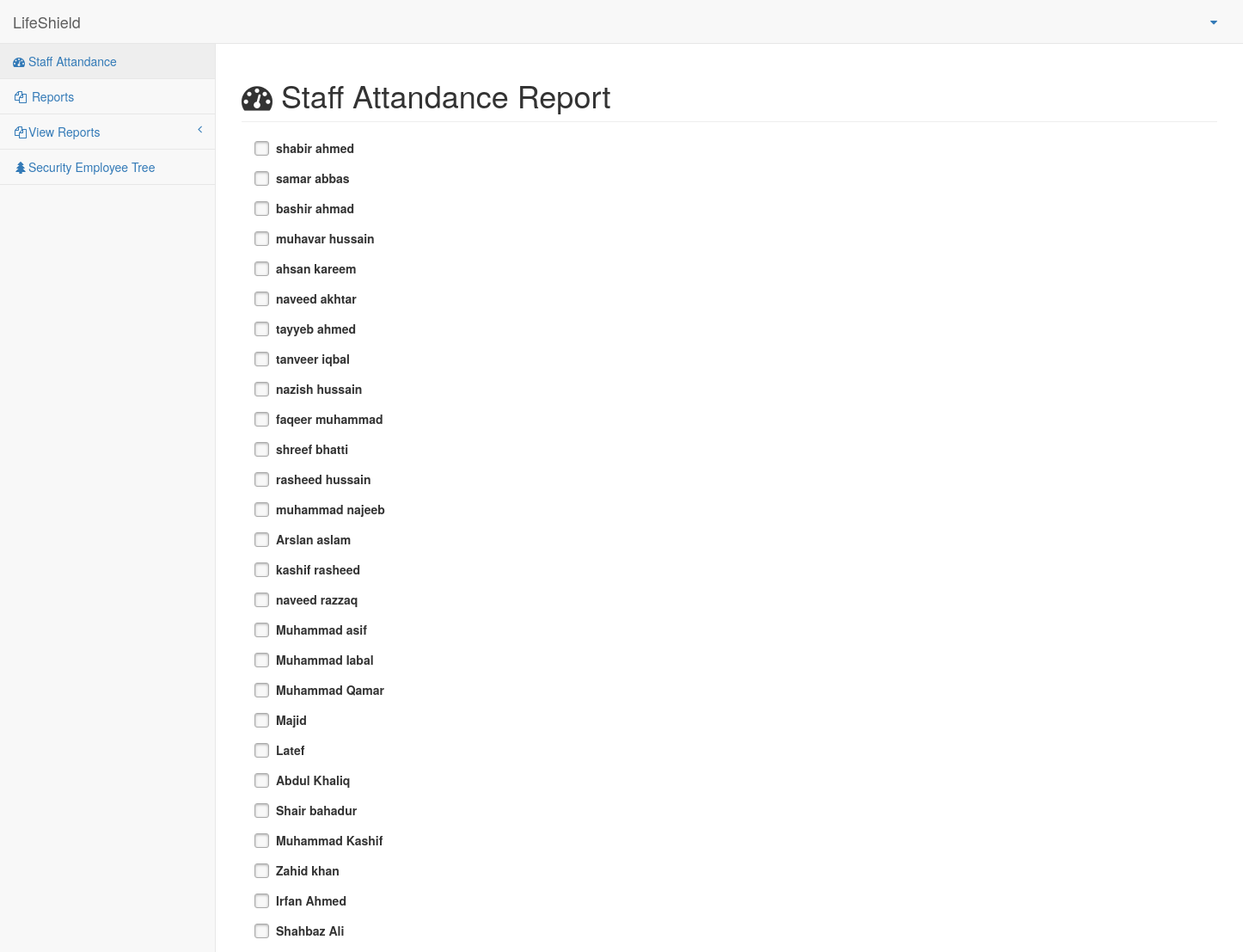
The app's page /home.php with its own data.
### tables this page shows
CREATE TABLE IF NOT EXISTS `tblemployee` (
  `emp_id` int(11) NOT NULL,
  `emp_name` varchar(32) NOT NULL,
  `depart_id` int(11) NOT NULL,
  `designation_id` int(11) NOT NULL,
  `emp_sector` varchar(32) NOT NULL,
  `emp_dob` date NOT NULL,
  `emp_phone` varchar(13) NOT NULL,
  `emp_address` varchar(255) NOT NULL,
  `emp_NIC` varchar(15) NOT NULL,
  `emp_Join_date` date DEFAULT NULL,
  `marital_status` varchar(32) NOT NULL,
  `children` int(11) NOT NULL,
  `emp_img_name` varchar(255) NOT NULL,
  `emp_officer` varchar(32) NOT NULL,
  `emp_created` datetime NOT NULL,
  `emp_modified` datetime NOT NULL
);

### home.php (the view, shortened to what this page needs)
<?php include_once('top.php');
include_once('config.php');
?>
<body>
    <div id="wrapper">
        <nav class="navbar navbar-default navbar-static-top" role="navigation" style="margin-bottom: 0">
        <?php include_once('header.php');?>
        <?php include_once('leftsidebar.php');?>
        </nav>
        <div id="page-wrapper">
            <div class="row">
                <div class="col-lg-12">
                    <h1 class="page-header"><i class="fa fa-dashboard"></i> Staff Attandance Report </h1>
                </div>
                <div class="container">
                   <div class="col-lg-12">
                        <form action="#">
                        <?php
                        	$SQL = "SELECT emp_id, emp_name FROM tblemployee ORDER BY emp_id DESC";
							$result = mysqli_query($conn, $SQL);
							while($row = mysqli_fetch_array($result)) {
						?>
                          <p>
                            <label for="<?php echo $row['emp_id'];?>"><?php echo $row['emp_name'];?></label>
                          </p>
                        <?php } ?>
                        </form>
                    </div>
            </div>
        </div>
    </div>
</body>
</html>

### css/style.css (style rules this page uses)
* { margin: 0; padding: 0; }

### top.php (style rules this page uses)
[type="checkbox"]:not(:checked) + label, [type="checkbox"]:checked + label { position: relative; padding-left: 25px; cursor: pointer; }
[type="checkbox"]:not(:checked) + label:before, [type="checkbox"]:checked + label:before { content: ''; position: absolute; left:0; top: 2px; width: 17px; height: 17px; border: 1px solid #aaa; background: #f8f8f8; border-radius: 3px; box-shadow: inset 0 1px 3px rgba(0,0,0,.3) }
[type="checkbox"]:not(:checked) + label:after, [type="checkbox"]:checked + label:after { content: '✔'; position: absolute; top: 3px; left: 4px; font-size: 18px; line-height: 0.8; color: #09ad7e; transition: all .2s; }
[type="checkbox"]:not(:checked) + label:after { opacity: 0; transform: scale(0); }

### home.php (style rules this page uses)
[type="checkbox"]:not(:checked) + label:after, [type="checkbox"]:checked + label:after { content: '✔'; position: absolute; top: 6px; left: 2px; font-size: 16px; line-height: 0.8; color: #09ad7e; transition: all .2s; }

### records on screen
tblemployee: emp_name "shabir ahmed"
tblemployee: emp_name "samar abbas"
tblemployee: emp_name "bashir ahmad"
tblemployee: emp_name "muhavar hussain"
tblemployee: emp_name "ahsan kareem"
tblemployee: emp_name "naveed akhtar"
tblemployee: emp_name "tayyeb ahmed"
tblemployee: emp_name "tanveer iqbal"
tblemployee: emp_name "nazish hussain"
tblemployee: emp_name "faqeer muhammad"
tblemployee: emp_name "shreef bhatti"
tblemployee: emp_name "rasheed hussain"
tblemployee: emp_name "muhammad najeeb"
tblemployee: emp_name "Arslan aslam"
tblemployee: emp_name "kashif rasheed"
tblemployee: emp_name "naveed razzaq"
tblemployee: emp_name "Muhammad asif"
tblemployee: emp_name "Muhammad Iabal"
tblemployee: emp_name "Muhammad Qamar"
tblemployee: emp_name "Majid"
tblemployee: emp_name "Latef"
tblemployee: emp_name "Abdul Khaliq"
tblemployee: emp_name "Shair bahadur"
tblemployee: emp_name "Muhammad Kashif"
tblemployee: emp_name "Zahid khan"
tblemployee: emp_name "Irfan Ahmed"
tblemployee: emp_name "Shahbaz Ali"
